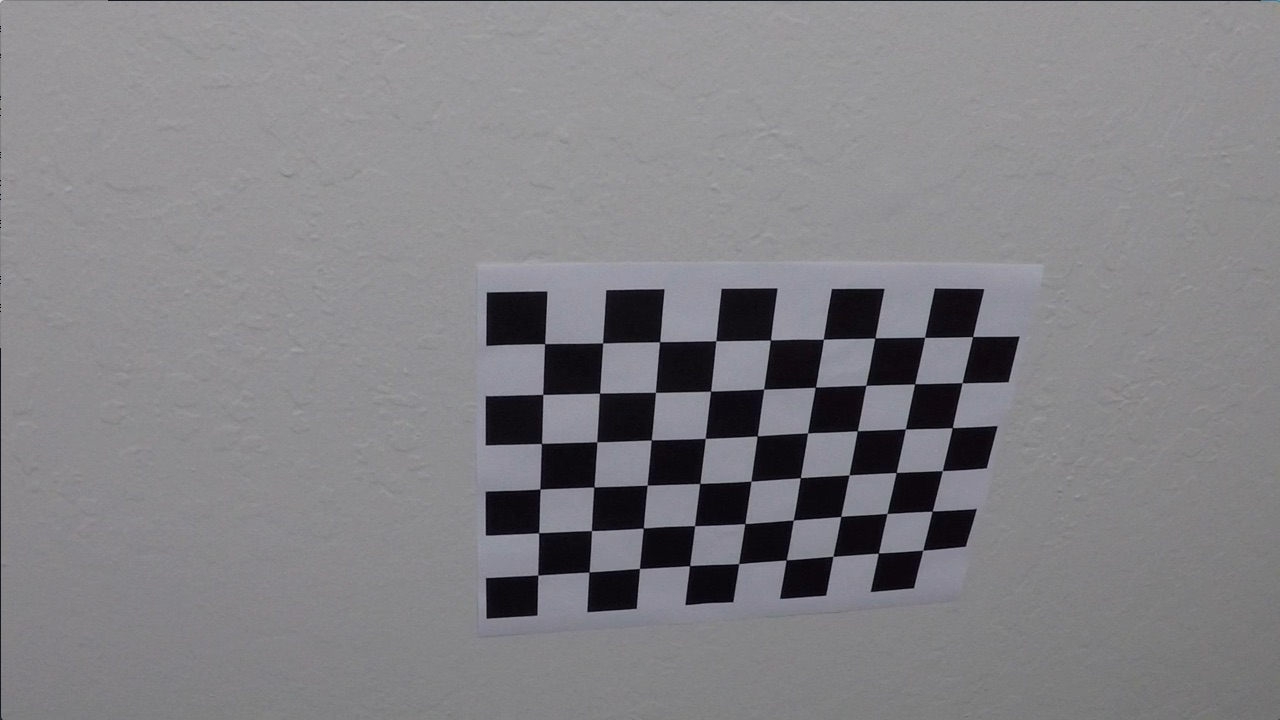
#> input picture camera_cal/calibration10.jpg, 1280 x 720 px; its folder holds only this picture in this run
$ jupyter execute --allow-errors advancedLaneDetection.ipynb   (shell and % lines are left out)   (older library calls are emulated)
#> lines starting #> are read from the running program, lines starting #| are printed output that depends on the picture; after the words box and inside, x2 and y2 are one past the last pixel; in counts of white or black regions, pixels touching at a corner belong together
[cell 1]
import numpy as np
import cv2
import matplotlib.pyplot as plt
import matplotlib.image as mpimg
import glob

### Camera caliberation

[cell 2]
def get_image_object_points(glob_directory='./camera_cal/calibration*.jpg', nx=9, ny=6):
    '''
    Input:
    glob_directory: folder containing images
    nx: number of chess-board corners in the x direction
    ny: number of chess-board corners in the y direction

    Output:
    objpoints: 3D object points
    imgpoints: 2D image points
    '''
#> called with glob_directory = './camera_cal/calibration*.jpg', nx = 9, ny = 6
    # Read the caliberation image
    images = glob.glob(glob_directory)

    # Array to store object points and image points
    objpoints = []
    imgpoints = []

    objp = np.zeros((nx*ny, 3), np.float32)
    objp[:,:2] = np.mgrid[0:nx, 0:ny].T.reshape(-1, 2)

    for fname in images:
        img_ = mpimg.imread(fname)
#> img_ is the input picture: shape (720, 1280, 3); mean R, G, B 130.2, 129.4, 133.1
        img = np.copy(img_)

        # Convert to gray scale
        gray = cv2.cvtColor(img, cv2.COLOR_RGB2GRAY)

        # Find chess-board corners
        ret, corners = cv2.findChessboardCorners(gray, (nx, ny), None)
#> ret = True; corners = 54 rows, first 8: [545.3, 343.1], [602.7, 342.8], [660.1, 341.3], [715.8, 340.7], [770.6, 340], [823.5, 339.2], [874.3, 338.5], [925.1, 337.4]

        if ret:
            objpoints.append(objp)
            imgpoints.append(corners)
    return objpoints, imgpoints


def cal_undistort(img, objpoints, imgpoints):
    """
    Input:
    img: distorted image
    objpoints: 3D object points
    imgpoints: 2D image points
    """
    undist = None
    ret, mtx, dist, rvecs, tvecs = cv2.calibrateCamera(objpoints, imgpoints, img.shape[0:2], None, None)
    if ret:
        undist = cv2.undistort(img, mtx, dist, None, mtx)

        return undist

[cell 3]
# Get object points and image points.
# Obect and images points will be needed when undistorting images later
objpoints, imgpoints = get_image_object_points()
#> objpoints = 1 item; imgpoints = 1 item

#> (a cell that did not finish here is left out)

### Pipeline for Thresholding

[cell 5]
def abs_sobel_thresh(img, orient='x', thresh=(0, 255)):

    """
    Input:
    img: An mpimg.imread image
    orient: direction over which the sobel operation needs to be performed (either 'x' or 'y')
    thresh_min: pixel values with less than this will be set to 0
    thresh_min: pixel values with more than this will be set to 0
    Output:
    binary_output: An image with shape cv2.cvtColor(img, cv2.COLOR_RGB2GRAY)
                   with non-zero pixel values only where the threshold meets the criteria
    """

    thresh_min = thresh[0]
    thresh_max = thresh[1]

    # Make copy of image
    img = np.copy(img)

    # Convert to Gray scale
    gray = cv2.cvtColor(img, cv2.COLOR_RGB2GRAY)

    # Take the derivative in x or y given orient = 'x' or 'y'
    sob = None
    if orient == 'x':
        sob = cv2.Sobel(gray, cv2.CV_64F, 1, 0)
    else:
        sob = cv2.Sobel(gray, cv2.CV_64F, 0, 1)

    # Take the absolute value of the derivative or gradient
    abs_sobel = np.absolute(sob)

    # Scale to 8-bit (0 - 255) then convert to type = np.
    scaled_sobel = np.uint8(255*abs_sobel/np.max(abs_sobel))

    # Create a mask of 1's where the scaled gradient magnitude
            # is > thresh_min and < thresh_max
    binary_output = np.zeros_like(scaled_sobel)
    binary_output[(scaled_sobel>thresh_min) & (scaled_sobel<thresh_max)] = 1

    # Return this mask as your binary_output image
    return binary_output


# [31 lines left out: function mag_sobel_thresh, not called in this run]


def abs_dir_thresh(img, thresh=(0, np.pi/2), sobel_kernel=15):
    """
    Input:
    img: An mpimg.imread image
    sobel_kernel: An odd number to determine the sobel operation matrix size
    thresh: Threshold to determine the angles which will be picked up
    Output:
    binary_output: An image with shape cv2.cvtColor(img, cv2.COLOR_RGB2GRAY)
                   with non-zero pixel values only where the threshold meets the criteria
    """

    # Make copy of image
    img = np.copy(img)

    # Grayscale
    gray = cv2.cvtColor(img, cv2.COLOR_RGB2GRAY)

    # Calculate the x and y gradients
    sobelx = cv2.Sobel(gray, cv2.CV_64F, 1, 0, ksize=sobel_kernel)
    sobely = cv2.Sobel(gray, cv2.CV_64F, 0, 1, ksize=sobel_kernel)

    # Take the absolute value of the gradient direction,
    # apply a threshold, and create a binary image result
    absgraddir = np.arctan2(np.absolute(sobely), np.absolute(sobelx))
    binary_output =  np.zeros_like(absgraddir)
    binary_output[(absgraddir >= thresh[0]) & (absgraddir <= thresh[1])] = 1

    # Return the binary image
    return binary_output


def hls_thresh(img, thresh=(0, 255)):
    """
    Input:
    img: An mpimg.imread image
    thresh: Threshold to determine the angles which will be picked up
    Output:
    binary_output: An image with shape cv2.cvtColor(img, cv2.COLOR_RGB2GRAY)
                   with non-zero pixel values only where the threshold meets the criteria
    """

    # Convert to HLS color space and separate the S channel
    hls = cv2.cvtColor(img, cv2.COLOR_RGB2HLS)
    s_channel = hls[:,:,2]

    # Apply threshold and create a binary image result
    s_binary = np.zeros_like(s_channel)
    s_binary[(s_channel >= thresh[0]) & (s_channel <= thresh[1])] = 1

    return s_binary


def pipeline(img,
             sx_params, sy_params, sdir_params, mag_params, s_color_params,
             objpts=objpoints, imgpts=imgpoints):

    sobel_binary_x = None
    sobel_binary_y = None
    sobel_direction = None
    mag_binary = None
    combined = None
    result = None

    # Make a copy of the image
    img = np.copy(img)

    # Undistort the image
    img = cal_undistort(img, objpts, imgpts)

    if img is None:
        return None

    # Sobel x operation
    if sx_params["Active"]:
        sobel_binary_x = abs_sobel_thresh(img, sx_params["Orient"], sx_params["Thresh"])

    # Sobel y operation
    if sy_params["Active"]:
        sobel_binary_y = abs_sobel_thresh(img, sy_params["Orient"], sy_params["Thresh"])

    # Direction gradient
    if sdir_params["Active"]:
        sobel_direction = sobel_direction = abs_dir_thresh(img, sdir_params["Thresh"], sdir_params["Sobel_kernel"])

    # Magnitude
    if mag_params["Active"]:
        mag_binary = abs_dir_thresh(img, mag_params["Thresh"], mag_params["Sobel_kernel"])

    # Color
    if s_color_params["Active"]:
        s_color_binary = hls_thresh(img, s_color_params["Thresh"])


    combined = np.zeros_like(sobel_direction)
    #combined[((sobel_binary_x == 1) & (sobel_binary_y == 1)) | ((mag_binary == 1) & (sobel_direction == 1)) | ((s_color_binary==1))] = 1
    combined[((sobel_binary_x == 1) & (sobel_binary_y == 1)) | ((s_color_binary==1))] = 1

    return combined

[cell 6]
# Making the pipeline

#image = mpimg.imread('./test_images/straight_lines1.jpg')
image = mpimg.imread('./test_images/test3.jpg')
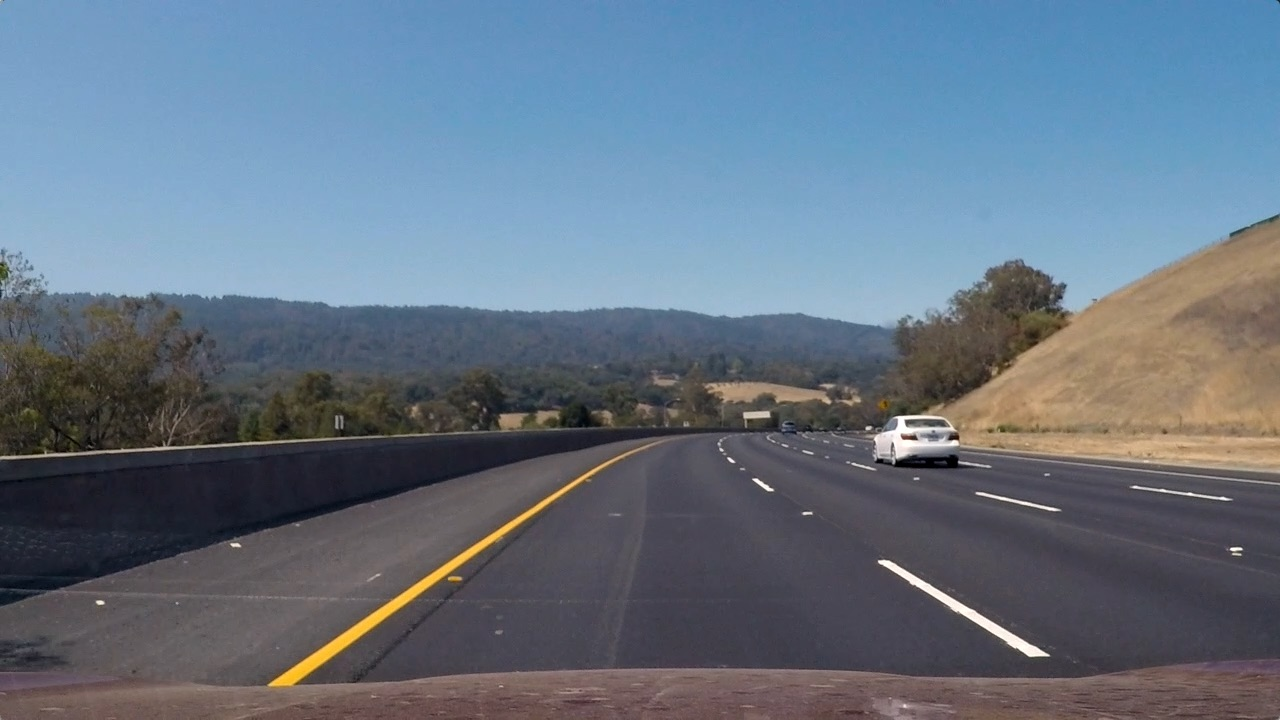
#> input picture test_images/test3.jpg, 1280 x 720 px
#> image is the input picture: shape (720, 1280, 3); mean R, G, B 101.1, 115.3, 130.7

sx_params = {"Active": True, "Orient":'x', "Thresh":(20, 190)}
sy_params = {"Active": True, "Orient":'y', "Thresh":(20, 190)}
sdir_params = {"Active": True, "Thresh":(0.8, 1.5), "Sobel_kernel":15}
mag_params = {"Active": True, "Thresh":(0, 255), "Sobel_kernel":3}
s_color_params = {"Active": True, "Thresh":(170, 255)}

result = pipeline(image, sx_params, sy_params, sdir_params, mag_params, s_color_params)
#> in cal_undistort, `ret, mtx, dist, rvecs, tvecs = cv2.calibrateCamera(objpoints, imgpoint..`: ret = 0.714; mtx = [[737.2, 0, 466.5], [0, 560.8, 623.9], [0, 0, 1]]; dist = [[-0.0616, -0.0725, -0.053, 0.0274, 0.0478]]; rvecs = ([0.27, -0.164, -0.0427],); tvecs = ([1.24, -6.02, 12.79],)
#> in pipeline, `sobel_binary_x = abs_sobel_thresh(img, sx_params["Orient"], sx_params[..`:
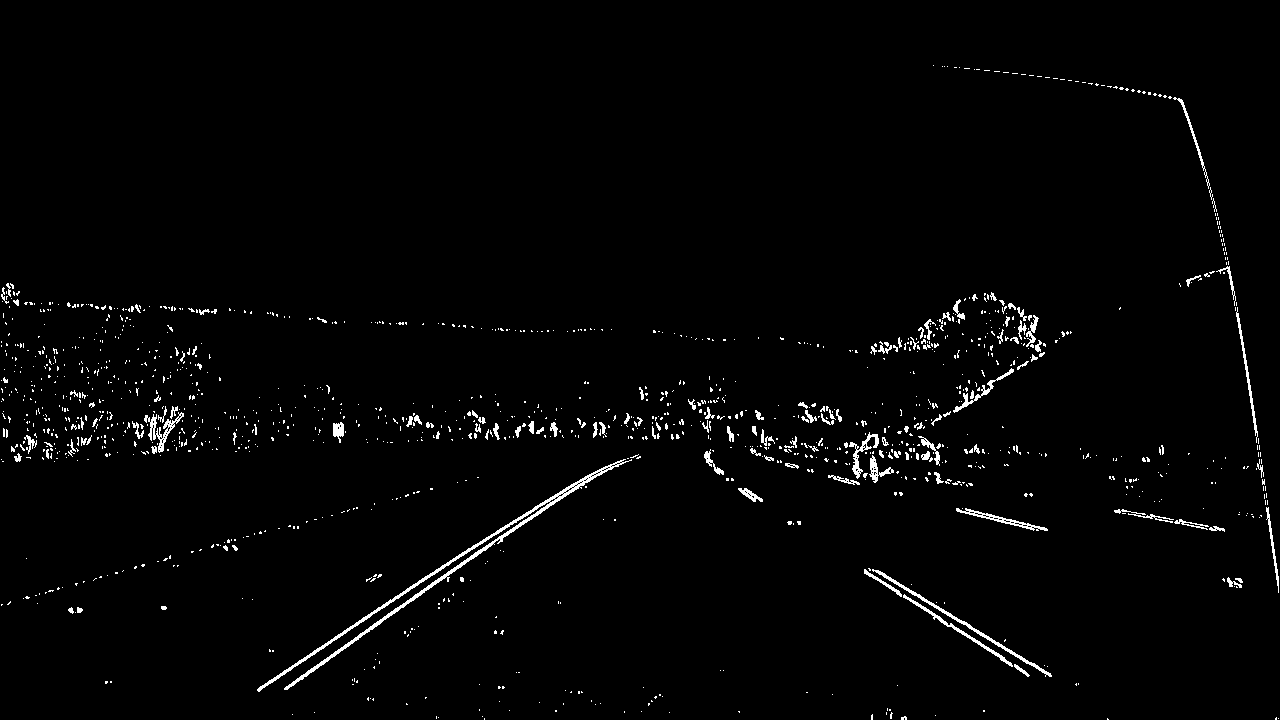
#> sobel_binary_x: shape (720, 1280); values 0 (black) and 1 (white), 1.8% white in thin lines or dots
#> in hls_thresh, `s_channel = hls[:,:,2]`:
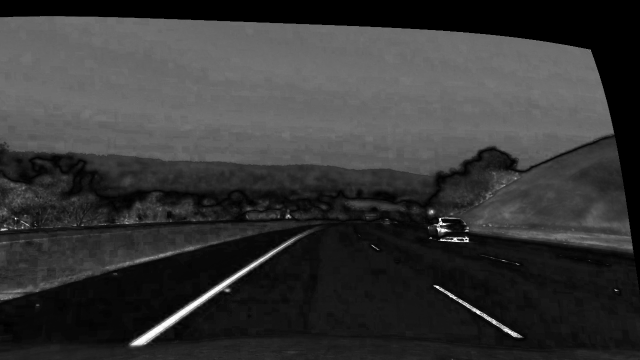
#> s_channel: shape (720, 1280) (shown at 1/2 size); min 0, max 255, mean 54.2
#> result: shape (720, 1280) float64; values 0 (black) and 1 (white), 1.5% white; 1115 white regions (1065 under 20 px), largest, box (x1, y1, x2, y2) and area: (257, 459, 632, 692) 4880, (864, 569, 1052, 677) 1933, (853, 434, 899, 464) 440

if result is not None:
    # Plot the result
    f, (ax1, ax2) = plt.subplots(1, 2, figsize=(24, 9))
    f.tight_layout()

    ax1.imshow(image)
    ax1.set_title('Original Image', fontsize=40)

    ax2.imshow(result)
    ax2.set_title('Pipeline Result', fontsize=40)
    plt.subplots_adjust(left=0., right=1, top=0.9, bottom=0.)

[cell 7]
def get_region_of_interest(img, vertices):
    """
    Applies an image mask.

    Only keeps the region of the image defined by the polygon
    formed from `vertices`. The rest of the image is set to black.
    """
    #defining a blank mask to start with
    mask = np.zeros_like(img)

    #defining a 3 channel or 1 channel color to fill the mask with depending on the input image
    if len(img.shape) > 2:
        channel_count = img.shape[2]  # i.e. 3 or 4 depending on your image
        ignore_mask_color = (255,) * channel_count
    else:
        ignore_mask_color = 255

    #filling pixels inside the polygon defined by "vertices" with the fill color
    cv2.fillPoly(mask, vertices, ignore_mask_color)

    #returning the image only where mask pixels are nonzero
    masked_image = cv2.bitwise_and(img, mask)
    return masked_image

def get_vertices(image, top_x_axis_offset=5, top_y_axis_offset=10, bottom_x_axis_offset=200):
    """
    Inputs:
    image: any image (can be a binary image too)
    x_axis_offset:
    y_axis_offset:
    Output:
    vertices
    """
    img = np.copy(image)
    imshape = img.shape

    vertices = np.array([[( bottom_x_axis_offset,imshape[0]),
                      (imshape[1]/2 - top_x_axis_offset, imshape[0]/2 + top_y_axis_offset),
                      (imshape[1]/2 + top_x_axis_offset, imshape[0]/2 + top_y_axis_offset),
                      (imshape[1]- bottom_x_axis_offset,imshape[0])]], dtype=np.int32)

    return vertices

### Masking-Region of interest

[cell 8]
top_x_axis_offset=10
top_y_axis_offset=60
bottom_x_axis_offset=120
vertices = get_vertices(result, top_x_axis_offset, top_y_axis_offset, bottom_x_axis_offset)
#> vertices = [[120, 720], [630, 420], [650, 420], [1160, 720]]

masked_region = get_region_of_interest(result, vertices)
print("masked_region.shape = ", masked_region.shape)
#| masked_region.shape =  (720, 1280)
plt.imshow(masked_region)

### Perspective transform

[cell 9]
def four_point_perspective_transform(image):

    img = np.copy(image)

    src = np.float32([[  220.,   720.], [  555.,   480.], [  730.,   480.], [ 1100.,   720.]])
    dst = np.float32([[300, 720], [300, 0], [1280 - 300, 0], [1280 - 300, 720]])

    # Given src and dst points, calculate the perspective transform matrix
    M = cv2.getPerspectiveTransform(src, dst)

    im_shape = (img.shape[1], img.shape[0])

    # Warp the image using OpenCV warpPerspective()
    warped = cv2.warpPerspective(img, M, im_shape, flags=cv2.INTER_LINEAR)

    # Convert warped to binary image
    #binary_warped = np.zeros_like(warped)
    #binary_warped[(warped != 0)] = 1

    return M, warped

[cell 10]
"""
original_image = mpimg.imread('./test_images/test3.jpg')
M, binary_warped = four_point_perspective_transform(cv2.cvtColor(original_image, cv2.COLOR_RGB2GRAY))
"""

M, binary_warped = four_point_perspective_transform(masked_region)
#> M = [[-0.551, -1.48, 974.5], [2.07e-16, -2.14, 1026.1], [0, -0.00238, 1]]
plt.imshow(binary_warped)
plt.show()

print(sum(sum(binary_warped)))
#| 2.464888425097855e-302

### Detect lane pixels

[cell 11]
# Take a histogram of the bottom half of the image
histogram = np.sum(binary_warped[binary_warped.shape[0]//2:,:], axis=0)
#> histogram = 1280 values, max 1.84e-304 at index 322, min 0 at index 0, mean 8.33e-306

# Create an output image to draw on and  visualize the result
out_img = np.dstack((binary_warped, binary_warped, binary_warped))*255

# Find the peak of the left and right halves of the histogram
# These will be the starting point for the left and right lines
midpoint = np.int(histogram.shape[0]/2)
leftx_base = np.argmax(histogram[:midpoint])
#> leftx_base = 322
rightx_base = np.argmax(histogram[midpoint:]) + midpoint
#> rightx_base = 994

# Choose the number of sliding windows
nwindows = 9
# Set height of windows
window_height = np.int(binary_warped.shape[0]/nwindows)

# Identify the x and y positions of all nonzero pixels in the image
nonzero = binary_warped.nonzero()
#> nonzero = 42883 positions, rows 0 to 719, columns 223 to 1011
nonzeroy = np.array(nonzero[0])
nonzerox = np.array(nonzero[1])

# Current positions to be updated for each window
leftx_current = leftx_base
#> leftx_current = 322
rightx_current = rightx_base
#> rightx_current = 994

# Set the width of the windows +/- margin
margin = 100

# Set minimum number of pixels found to recenter window
minpix = 50

# Create empty lists to receive left and right lane pixel indices
left_lane_inds = []
right_lane_inds = []

for window in range(nwindows):
    # Identify window boundaries in x and y (and right and left)
    win_y_low = binary_warped.shape[0] - (window+1)*window_height
    win_y_high = binary_warped.shape[0] - window*window_height
    win_xleft_low = leftx_current - margin
    win_xleft_high = leftx_current + margin
    win_xright_low = rightx_current - margin
    win_xright_high = rightx_current + margin

    # Draw the windows on the visualization image
    cv2.rectangle(out_img,(win_xleft_low,win_y_low),(win_xleft_high,win_y_high),(0,255,0), 2)
    cv2.rectangle(out_img,(win_xright_low,win_y_low),(win_xright_high,win_y_high),(0,255,0), 2)

    # Identify the nonzero pixels in x and y within the window
    good_left_inds = ((nonzeroy >= win_y_low) & (nonzeroy < win_y_high) & (nonzerox >= win_xleft_low) & (nonzerox < win_xleft_high)).nonzero()[0]
    good_right_inds = ((nonzeroy >= win_y_low) & (nonzeroy < win_y_high) & (nonzerox >= win_xright_low) & (nonzerox < win_xright_high)).nonzero()[0]

    print("good_left_inds = ", good_left_inds)

    # Append these indices to the lists
    left_lane_inds.append(good_left_inds)
    right_lane_inds.append(good_right_inds)

    # If you found > minpix pixels, recenter next window on their mean position
    if len(good_left_inds) > minpix:
        leftx_current = np.int(np.mean(nonzerox[good_left_inds]))
    if len(good_right_inds) > minpix:
        rightx_current = np.int(np.mean(nonzerox[good_right_inds]))
#> this loop made 9 passes
#> (win_xleft_low, win_xleft_high, win_xright_low, win_xright_high, leftx_current, rightx_current) on passes 1, 2, 3, 5, 6, 7, 8, 9: (222, 422, 894, 1094, 311, 986), (211, 411, 886, 1086, 317, 983), (217, 417, 883, 1083, 323, 982), (239, 439, 882, 1082, 351, 974), (251, 451, 874, 1074, 363, 960), (263, 463, 860, 1060, 377, 970), (277, 477, 870, 1070, 394, 976), (294, 494, 876, 1076, 405, 975)
#> (printed output is left out)
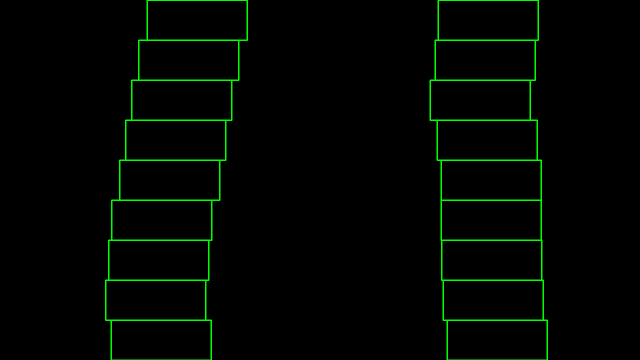
#> out_img: shape (720, 1280, 3) float64 (shown at 1/2 size); mean of channels 0, 1, 2 0, 5.4, 0; drawn as R, G, B
#> after the loop, left_lane_inds = 9 items; right_lane_inds = 9 items

# Concatenate the arrays of indices
left_lane_inds = np.concatenate(left_lane_inds)
right_lane_inds = np.concatenate(right_lane_inds)
#> right_lane_inds = 10755 values, max 42720 at index 1297, min 50 at index 10412, mean 23017

# Extract left and right line pixel positions
leftx = nonzerox[left_lane_inds]
lefty = nonzeroy[left_lane_inds]
rightx = nonzerox[right_lane_inds]
#> rightx = 10755 values, max 1011 at index 1295, min 947 at index 4839, mean 977.7
righty = nonzeroy[right_lane_inds]
#> righty = 10755 values, max 697 at index 1297, min 0 at index 10412, mean 350
print(leftx)
#> (printed output is left out)

# Fit a second order polynomial to each
left_fit = np.polyfit(lefty, leftx, 2)
#> left_fit = [6.58e-05, -0.204, 415.3]
right_fit = np.polyfit(righty, rightx, 2)
#> right_fit = [0.000111, -0.0616, 980.1]

[cell 12]
# Generate x and y values for plotting
ploty = np.linspace(0, binary_warped.shape[0]-1, binary_warped.shape[0] )
left_fitx = left_fit[0]*ploty**2 + left_fit[1]*ploty + left_fit[2]
#> left_fitx = 720 values, max 415.3 at index 0, min 302.7 at index 719, mean 353.4
right_fitx = right_fit[0]*ploty**2 + right_fit[1]*ploty + right_fit[2]
#> right_fitx = 720 values, max 993.3 at index 719, min 971.6 at index 277, mean 977.1

out_img[nonzeroy[left_lane_inds], nonzerox[left_lane_inds]] = [255, 0, 0]
out_img[nonzeroy[right_lane_inds], nonzerox[right_lane_inds]] = [0, 0, 255]
plt.imshow(out_img)

plt.plot(left_fitx, ploty, color='yellow')
plt.plot(right_fitx, ploty, color='yellow')
plt.xlim(0, 1280)
plt.ylim(720, 0)

plt.show()
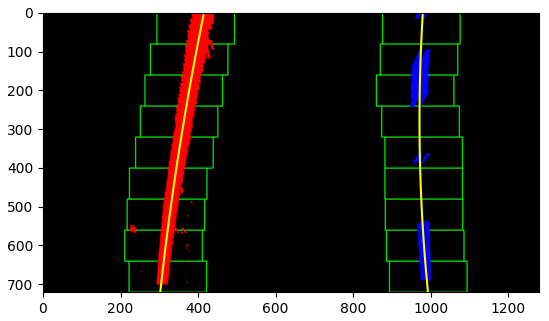
#> figure drawn by matplotlib, 1 panel

[cell 13]
print(M)
#| [[-5.50607287e-01 -1.48211876e+00  9.74493927e+02]
#|  [ 2.06703341e-16 -2.13765182e+00  1.02607287e+03]
#|  [ 0.00000000e+00 -2.37854251e-03  1.00000000e+00]]
